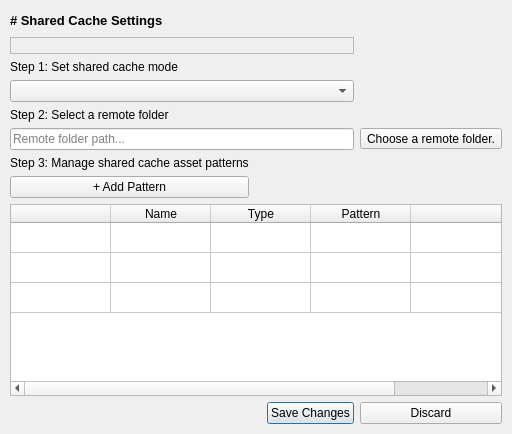
        <widget class="QWidget" name="SharedCachePage">
         <layout class="QGridLayout" name="gridLayout_2">
          <property name="leftMargin">
           <number>0</number>
          </property>
          <property name="topMargin">
           <number>0</number>
          </property>
          <property name="rightMargin">
           <number>0</number>
          </property>
          <property name="bottomMargin">
           <number>0</number>
          </property>
          <item row="0" column="0">
           <widget class="QWidget" name="widget_sharedCache" native="true">
            <property name="sizePolicy">
             <sizepolicy hsizetype="Preferred" vsizetype="Expanding">
              <horstretch>0</horstretch>
              <verstretch>0</verstretch>
             </sizepolicy>
            </property>
            <layout class="QGridLayout" name="gridLayout" columnstretch="0,0,0,0,0">
             <property name="sizeConstraint">
              <enum>QLayout::SetDefaultConstraint</enum>
             </property>
             <property name="leftMargin">
              <number>10</number>
             </property>
             <property name="rightMargin">
              <number>10</number>
             </property>
             <property name="bottomMargin">
              <number>10</number>
             </property>
             <item row="0" column="0" colspan="2">
              <widget class="QLabel" name="sharedCacheTitle">
               <property name="font">
                <font>
                 <pointsize>10</pointsize>
                 <weight>75</weight>
                 <bold>true</bold>
                </font>
               </property>
               <property name="text">
                <string># Shared Cache Settings</string>
               </property>
               <property name="textFormat">
                <enum>Qt::MarkdownText</enum>
               </property>
              </widget>
             </item>
             <item row="9" column="3">
              <widget class="QPushButton" name="sharedCacheSubmitButton">
               <property name="text">
                <string>Save Changes</string>
               </property>
               <property name="autoDefault">
                <bool>true</bool>
               </property>
               <property name="default">
                <bool>true</bool>
               </property>
              </widget>
             </item>
             <item row="5" column="0" colspan="4">
              <widget class="QLineEdit" name="serverAddressLineEdit">
               <property name="toolTip">
                <string>Set the remote folder location for the shared cache</string>
               </property>
               <property name="placeholderText">
                <string>Remote folder path...</string>
               </property>
               <property name="clearButtonEnabled">
                <bool>true</bool>
               </property>
              </widget>
             </item>
             <item row="9" column="4">
              <widget class="QPushButton" name="sharedCacheDiscardButton">
               <property name="text">
                <string>Discard</string>
               </property>
              </widget>
             </item>
             <item row="8" column="0" colspan="5">
              <widget class="QTableWidget" name="sharedCacheTable">
               <property name="wordWrap">
                <bool>false</bool>
               </property>
               <property name="rowCount">
                <number>3</number>
               </property>
               <property name="columnCount">
                <number>5</number>
               </property>
               <attribute name="horizontalHeaderCascadingSectionResizes">
                <bool>false</bool>
               </attribute>
               <attribute name="horizontalHeaderStretchLastSection">
                <bool>false</bool>
               </attribute>
               <attribute name="verticalHeaderVisible">
                <bool>false</bool>
               </attribute>
               <row>
                <property name="text">
                 <string>New Row</string>
                </property>
               </row>
               <row/>
               <row/>
               <column>
                <property name="text">
                 <string/>
                </property>
                <property name="toolTip">
                 <string>Toggle pattern activity.</string>
                </property>
               </column>
               <column>
                <property name="text">
                 <string>Name</string>
                </property>
               </column>
               <column>
                <property name="text">
                 <string>Type</string>
                </property>
                <property name="toolTip">
                 <string extracomment="Choose how the pattern text will be used. Wildcard or regular expression supported. "/>
                </property>
               </column>
               <column>
                <property name="text">
                 <string>Pattern</string>
                </property>
               </column>
               <column>
                <property name="text">
                 <string/>
                </property>
                <property name="toolTip">
                 <string>Remove the pattern.</string>
                </property>
               </column>
              </widget>
             </item>
             <item row="4" column="0">
              <widget class="QLabel" name="label_3">
               <property name="text">
                <string>Step 2: Select a remote folder</string>
               </property>
               <property name="buddy">
                <cstring>serverAddressLineEdit</cstring>
               </property>
              </widget>
             </item>
             <item row="6" column="0">
              <widget class="QLabel" name="label_4">
               <property name="text">
                <string>Step 3: Manage shared cache asset patterns</string>
               </property>
              </widget>
             </item>
             <item row="7" column="0">
              <widget class="QPushButton" name="sharedCacheAddPattern">
               <property name="toolTip">
                <string>Add an asset pattern to cache to the remote folder.</string>
               </property>
               <property name="text">
                <string>+ Add Pattern</string>
               </property>
              </widget>
             </item>
             <item row="3" column="0" colspan="4">
              <widget class="QComboBox" name="serverCacheModeOptions">
               <property name="toolTip">
                <string>Select the mode the project should use to cache asset products.</string>
               </property>
               <property name="currentText">
                <string>Placeholder</string>
               </property>
               <property name="placeholderText">
                <string>Placeholder</string>
               </property>
              </widget>
             </item>
             <item row="2" column="0">
              <widget class="QLabel" name="label_2">
               <property name="text">
                <string>Step 1: Set shared cache mode</string>
               </property>
              </widget>
             </item>
             <item row="5" column="4">
              <widget class="QToolButton" name="serverAddressToolButton">
               <property name="text">
                <string>Choose a remote folder.</string>
               </property>
              </widget>
             </item>
             <item row="1" column="0" colspan="4">
              <widget class="QLabel" name="sharedCacheStatus">
               <property name="font">
                <font>
                 <pointsize>10</pointsize>
                </font>
               </property>
               <property name="frameShape">
                <enum>QFrame::StyledPanel</enum>
               </property>
               <property name="frameShadow">
                <enum>QFrame::Sunken</enum>
               </property>
               <property name="text">
                <string/>
               </property>
               <property name="textFormat">
                <enum>Qt::MarkdownText</enum>
               </property>
               <property name="margin">
                <number>5</number>
               </property>
              </widget>
             </item>
             <item row="0" column="4">
              <widget class="QPushButton" name="sharedCacheSupport">
               <property name="toolTip">
                <string>Open Shared Cache documentation</string>
               </property>
               <property name="text">
                <string/>
               </property>
               <property name="flat">
                <bool>true</bool>
               </property>
              </widget>
             </item>
            </layout>
           </widget>
          </item>
         </layout>
        </widget>
